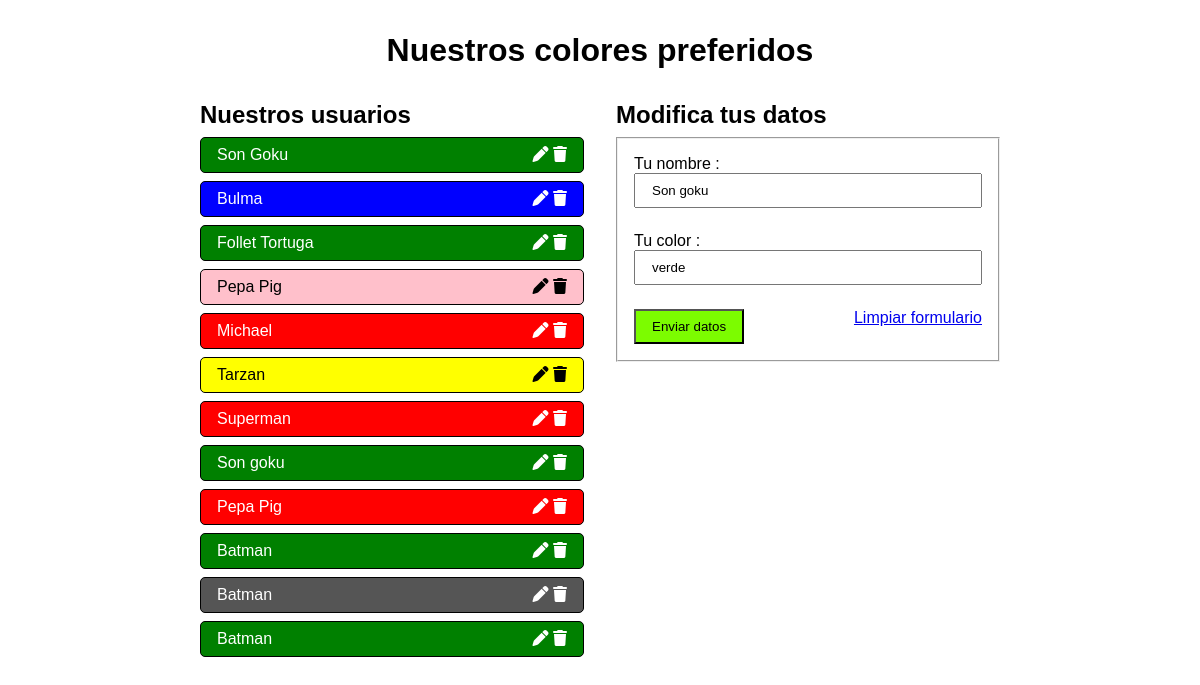
/07_BD_PDO/index.php?id=14&user=Son goku&color=green, run on the app's committed database.
### tables this page shows
CREATE TABLE `colores` (
  `id_color` int NOT NULL AUTO_INCREMENT,
  `usuario` varchar(50) NOT NULL,
  `color` varchar(55) NOT NULL,
  `id_usuario` int NOT NULL DEFAULT '1',
  PRIMARY KEY (`id_color`)
);

### 07_BD_PDO/index.php (the view, shortened to what this page needs)
<?php
require_once 'conexion.php';
$select = "SELECT * FROM colores;";
$preparacion = $conn->prepare($select);
$preparacion->execute();
$array_filas = $preparacion->fetchAll();
?>
<!DOCTYPE html>
<html lang="es">
<head>
    <link rel="stylesheet" href="https://cdnjs.cloudflare.com/ajax/libs/font-awesome/6.7.2/css/all.min.css" />
    <link rel="stylesheet" href="css/style.css">
</head>
<body>
    <header>
        <h1>Nuestros colores preferidos</h1>
    </header>
    <main>
        <section>
            <h2>Nuestros usuarios</h2>
            <?php foreach ($array_filas as $fila) : ?>
                <?php
                $color = "white";
                $arrayLetrasOscuras = ["white", "yellow", "pink", "gray", "grey"];
                if (in_array($fila['color'], $arrayLetrasOscuras)) {
                    $color = "black";
                }
                ?>
                <div class="items" style="background-color: <?= $fila['color'] ?>; color: <?= $color ?>;">
                    <p>
                        <?= htmlspecialchars($fila['usuario'], ENT_QUOTES, 'UTF-8')   ?>
                    </p>
                    <span>
                        <a href="index.php?id=<?= $fila['id_color']?>&user=<?= str_replace(" ", "%20", $fila['usuario']) ?>&color=<?=$fila['color'] ?>">
                            <i class="fa-solid fa-pen"></i>
                        </a>
                        <a href="delete.php?id=<?= $fila['id_color'] ?>">
                            <i class="fa-solid fa-trash"></i>
                        </a>
                    </span>
                </div>
            <?php endforeach ?>
        </section>
        <section>
            <?php if ($_GET) : ?>
                <h2>Modifica tus datos</h2>
                <form action="update.php" method="post" id="form_update">
                    <fieldset>
                        <div>
                        <label for="usuario">Tu nombre : </label>
                        <input type="text" name="usuario" id="usuario" value="<?= $_GET['user'] ?>" >
                        </div>
                        <div>
                            <label for="color">Tu color : </label>
                            <input type="text" name="color" id="color" value="<?= $_GET['color'] ?>" >
                        </div>
                        <div>
                            <button type="submit">Enviar datos</button>
                            <a href="index.php?id=<?= $_GET['id'] ?>?>&user=%20&color=%20">
                            Limpiar formulario
                        </a>
                        </div>
                    </fieldset>
                </form>
            <?php endif; ?>
        </section>
    </main>
</body>
</html>

### 07_BD_PDO/css/style.css (style rules this page uses)
* { margin: 0; padding: 0; box-sizing: border-box; font-family: Arial, Helvetica, sans-serif; }
h1 { text-align: center; margin: 2rem 0; }

### data on the page
colores: usuario "Son Goku"
colores: usuario "Bulma"
colores: usuario "Follet Tortuga"
colores: usuario "Pepa Pig"
colores: usuario "Michael"
colores: usuario "Tarzan"
colores: usuario "Superman"
colores: usuario "Son goku"
colores: usuario "Pepa Pig"
colores: usuario "Batman"
colores: usuario "Batman"
colores: usuario "Batman"
